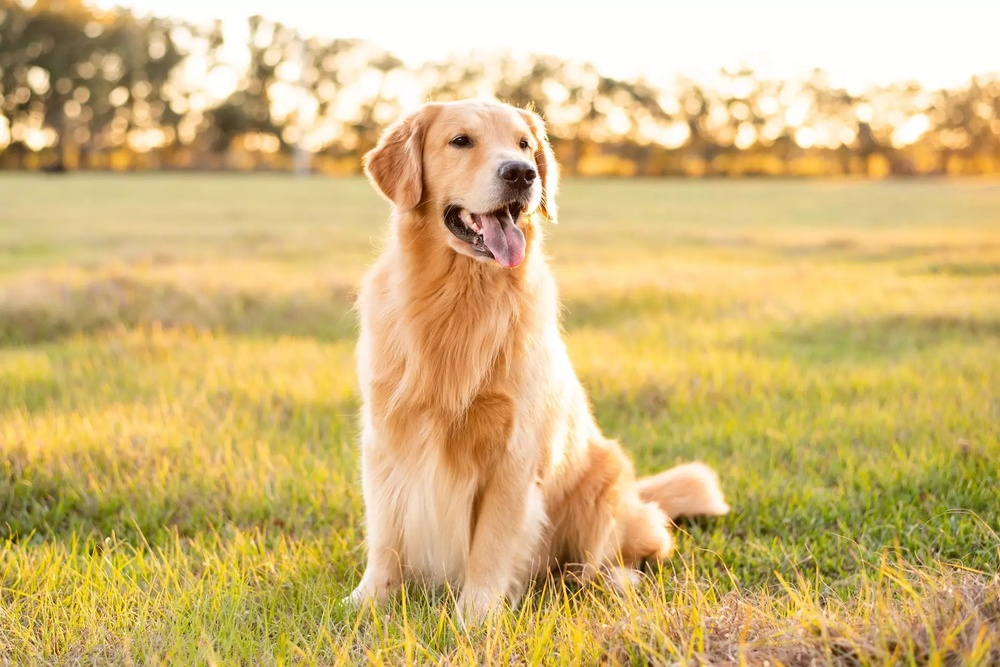
#> input picture pies.jpg, 1000 x 667 px, shrunk from 1920 x 1281 before the run
$ python revers.py
#> lines starting #> are read from the running program, lines starting #| are printed output that depends on the picture
import numpy as np
import scipy as sp
import itertools as it
import matplotlib.pyplot as plt
from scipy import signal
from matplotlib.animation import FuncAnimation

nazwa_zd = "pies.jpg"

zaladuj = plt.imread(nazwa_zd).astype(float)/255.

print(zaladuj.shape)
#| (667, 1000, 3)

shape = zaladuj.shape
#> shape = (667, 1000, 3)

output = np.empty_like(zaladuj)

for i in range(0, shape[0]):
    for j in range(0, shape[1]):
        rgb =  zaladuj[i][j]
        output[i][j]=[1 - rgb[0], 1 - rgb[1], 1 - rgb[2]]
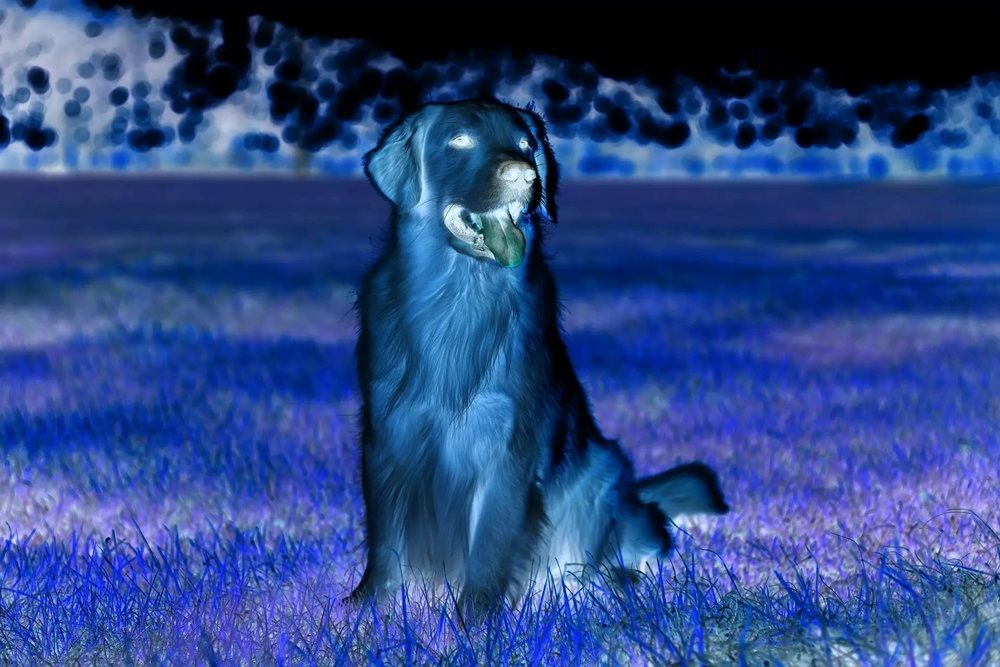
#> output: shape (667, 1000, 3) float64; mean R, G, B 0.171, 0.279, 0.524


fig, (axL, axR) = plt.subplots(ncols = 2, tight_layout = True)
fig.suptitle('czarnobialy')

axL.imshow(zaladuj)
axR.imshow(output)

plt.show()
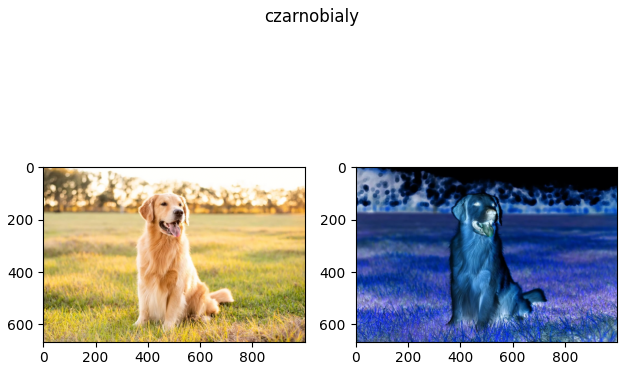
#> figure drawn by matplotlib, 2 panels
